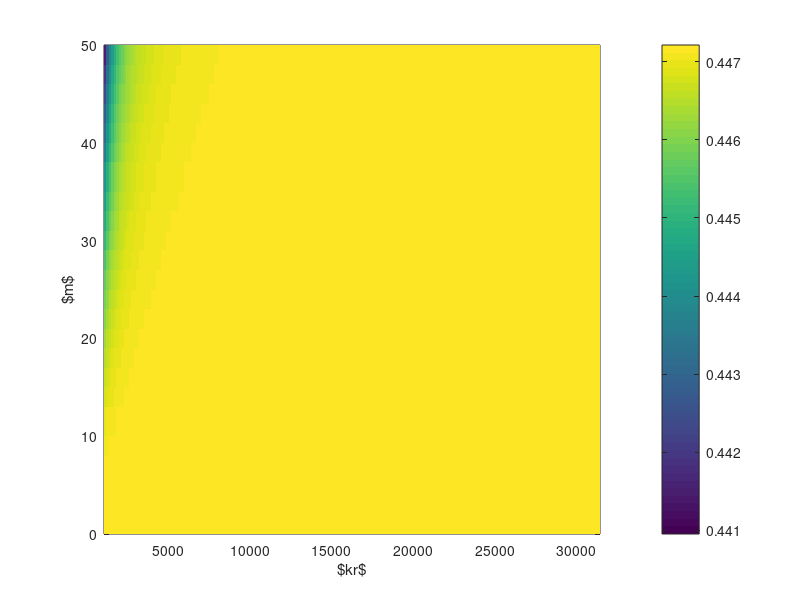

MATLAB code to generate this figure:
% % 2D SPHM Debugger
% 
% % Include necessary directories
% addpath( 'C:\MATLAB\inc\sjs' );
% 
% clear all;
% close all;
% clc;
% 
% %% Load in data file data file
% disp('Loading file...');
% tic;
% sourceFile = ...
%     '../data/results/oneBubble/uniformMedium_1500mps_1bub_4040.mat';
% data = load(sourceFile);
% disp(['               ...done (', num2str(toc), ' s).' ] )
% 
% plotDelayedData = 1;
% 
% % Set spherical layer properties
% useSphericalLayer = 0;
% layerRadius = 40E-3; % [m]
% layerThickness = 4E-3; % [m]
% cLayer = 6000; % [m/s]
% rhoLayer = 1000; % [kb/m^3]
% 
% %% Bin the Recevier Data as before
% bin = 'y';
% deld = 2;
% numTargets = data.numSources; % Number of targets
% dx = data.dx*1E3; % Element spacing [mm]
% 
% % Get the receiver data
% arrayData = data.aedata;
% 
% % Compute the time step
% dt = data.t(2) - data.t(1); % Time step [s]
% 
% % Get the size of the received US data array. This array has dimension:
% %  (index of sensor) by (time index)
% ss = size(arrayData);
% numSensors = ss(1);
% numTimeSteps = ss(2);
% 
% % Set the number of receiving channels. The number of
% channels = 2*64;
% 
% % Now resample the data for that number of sensors.
% xtr = dx*(channels*floor(numSensors/channels)); % Width of "sensor" [mm]
% 
% % What are these?
% rcn_x1 = 10;
% 
% % Get the data starting rcn_x1 steps in
% rf128 = arrayData(:, rcn_x1:end );
% 
% % Initialize array to hold re-sampled data
% rf = zeros( channels, numTimeSteps - rcn_x1 + 1 );
% 
% % If we're binning the data
% if bin == 'y'
%     
%     % For each channel
%     for jj = 1:channels
%         
%         % Find the channels of the original data that will be all grouped
%         % into the new channel jj
%         startChannel = (floor(numSensors/channels))*(jj-1) + 1;
%         endChannel = (floor(numSensors/channels))*jj;
%         
%         % Assign to binned data array
%         rf(jj,:) = sum( ...
%             rf128(startChannel:endChannel, :) ...
%             );
%         
%     end
%     
%     % Correct for different binning
%     rf1 = rf./sqrt(floor(ss(1)/channels));
%     
% else
%     
%     if deld < (floor(numSensors/channels)) + 1
%         for jj = 1:channels
%             
%             % Get sensor data to be collected together into channel jj
%             startChannel = (floor(numSensors/channels))*(jj-1) + 1;
%             endChannel = (floor(numSensors/channels))*(jj-1) + deld + 1;
%             rf(jj,:) = sum(rf128(startChannel:endChannel,:));
%         end
%     else
%         disp( 'deld is too large.' );
%     end
%     
%     % Correct for different binning
%     rf1 = rf./deld;
%     
% end
% 
% %% Compute Field at the origin based on RF data
% 
% % Set the origin
% x0 = 40E-3;
% z0 = 40E-3;
% 
% % Set radius of interest (about origin)
% rVector = linspace(55E-3, 60E-3, 25); % [m]
% 
% % Get the receiver data
% arrayData = double(rf1);
% 
% % Get x (transverse) positions of sensors
% x = data.yPositionVector; % [m] (it's called y in the data creation script)
% 
% % Compute radial distance to each sensor from origin
% arrayX = linspace( min(x), max(x), channels); % Receiver positions
% dx = arrayX(2) - arrayX(1);
% arrayX = arrayX - arrayX(1); % Account for offset
% arrayZ = data.recPosition;
% 
% sensorRadialPositions = sqrt( ...
%     ( arrayZ - z0 ).^(2) + ( arrayX - x0 ).^(2) );
% 
% % Set effective radius (i.e., where the linear array signals will be
% % propagated to to simulate a circular array)
% Reff = min( sensorRadialPositions );
% 
% % Radial distance from array to target surface
% sensorRadialDifferences = sensorRadialPositions - Reff;
% 
% % Determine the minimum and maximum angles of the array
% theta = atan2( arrayX - x0, arrayZ - z0 );
% thetaMax = max(theta);
% thetaMin = min(theta);
% dTheta = (thetaMax - thetaMin)./length(theta); % Radians each element spans
% 
% % Determine the maximum m value. This is the maximum number of times a
% % signal can repeat in distance 2.*pi and still be adequately sampled
% % by dTheta spacing. Analogous to Fs = 1/dt.
% mMax = floor(2.*pi./dTheta);
% if ( mod( mMax - length(theta), 2 ) ~= 0 )
%     mMax = mMax - 1;
% end
% mVector = 0:mMax - 1;
% 
% debugDelays = 0;
% 
% if debugDelays
%     
%     % Now compute delays to propagate each sensor's data to the
%     % circle with that radius
%     testC = linspace( 1540, 1550, 100 );
%     intVariance = 0.*testC;
%     for cCount = 1:length( testC )
%         cNearArray = testC( cCount );
%         
%         % Compute delays
%         delays_seconds = sensorRadialDifferences./(cNearArray);
%         delays_samples = round(delays_seconds./dt); % No. samples to delay each channel
%         
%         % Compute amplitude corrections
%         corrections = sqrt(sensorRadialPositions./Reff);
%         
%         % Shift received data to the circle (sphere) with r = Reff
%         % TODO: There should be a way to vectorize this (shift all rows in one
%         % operation rather than looping).
%         delayedData = arrayData;
%         for channelCount = 1:channels
%             
%             % Get current channel's data
%             channelData = arrayData( channelCount, : );
%             % Get current delay
%             delaySamples = delays_samples( channelCount );
%             % Shift that channel by the negative number of samples to shift data
%             % forward
%             delayedChannelData = corrections( channelCount ).* ...
%                 circshift( channelData, [ 0, -delaySamples ] );
%             % Store back to data array
%             delayedData( channelCount, : ) = delayedChannelData;
%             
%         end
%         
%         % Chop off the end of the data, since it's just looped from the beginning
%         % of each time series (due to 'circshift')
%         maxDelaySamples = max( delays_samples );
%         lastIndex = length( data.t ) - (maxDelaySamples + 1);
%         delayedData = delayedData( :, 1:lastIndex  );
%         delayedTime = data.t( 1:lastIndex );
%         
%         
%         % Compute intensity along arraival time
%         tArrival = 46E-6;
%         tIndex = find( delayedTime > tArrival, 1 );
%         profile = delayedData( :, tIndex );
%         
%         % Store the variance of the intensity
%         intVariance( cCount ) = std( profile ).^(2);
%         
%     end
%     
%     figure()
%     plot( testC, intVariance );
%     xlabel( 'Sound Speed [m/s]' );
%     ylabel( ['Variance Along t = ', num2str( tArrival.*1E6 ), ' \mu s' ]);
% else
%     
%     % Now compute delays to propagate each sensor's data to the
%     % circle with that radius
%     testA = linspace( 0.2, 1.5, 100 );
%     intVariance = 0.*testA;
%     
%     for aCount = 1:length( testA )
%         
%         cNearArray = 1548;
%         
%         % Compute delays
%         delays_seconds = sensorRadialDifferences./(cNearArray);
%         delays_samples = round(delays_seconds./dt); % No. samples to delay each channel
%         
%         % Compute amplitude corrections
%         corrections = (sensorRadialPositions./Reff).^(testA(aCount));
%         
%         % Shift received data to the circle (sphere) with r = Reff
%         % TODO: There should be a way to vectorize this (shift all rows in one
%         % operation rather than looping).
%         delayedData = arrayData;
%         for channelCount = 1:channels
%             
%             % Get current channel's data
%             channelData = arrayData( channelCount, : );
%             % Get current delay
%             delaySamples = delays_samples( channelCount );
%             % Shift that channel by the negative number of samples to shift data
%             % forward
%             delayedChannelData = corrections( channelCount ).* ...
%                 circshift( channelData, [ 0, -delaySamples ] );
%             % Store back to data array
%             delayedData( channelCount, : ) = delayedChannelData;
%             
%         end
%         
%         % Chop off the end of the data, since it's just looped from the beginning
%         % of each time series (due to 'circshift')
%         maxDelaySamples = max( delays_samples );
%         lastIndex = length( data.t ) - (maxDelaySamples + 1);
%         delayedData = delayedData( :, 1:lastIndex  );
%         delayedTime = data.t( 1:lastIndex );
%         
%         
%         % Compute intensity along theta
%         int = sum( abs(delayedData).^(2), 2 );      
%         intVariance( aCount ) = std(int)./max( int );
%         
%     end
%     
%     figure()
%     plot( testA, intVariance );
%     xlabel( 'Amplitude Factor [m/s]' );
%     ylabel( ['Variance Along $\theta$' ]);
% end
% 
clear all
close all
clc

r0 = 0.1;
r = 0.5;

krVector = (2.*pi./1500).*linspace( 0.5E6, 15.E6, 200 ).*r;
mVector = round( linspace( 0, 50, 25 ) );
HMat = zeros( length( krVector ), length( mVector ) );

for krCount = 1:length( krVector );
    kr = krVector( krCount );
    kr0 = kr.*r0./r;
    for mCount = 1:length( mVector );
        m = mVector( mCount );
        HMat( krCount, mCount ) = besselh( m, kr )./besselh( m, kr0 );
    end
end

figure()
[krv, mv] = meshgrid( krVector, mVector );
pcolor( krv, mv, abs(HMat') );
shading flat;
xlabel( '$kr$' );
ylabel( '$m$' );
colorbar;